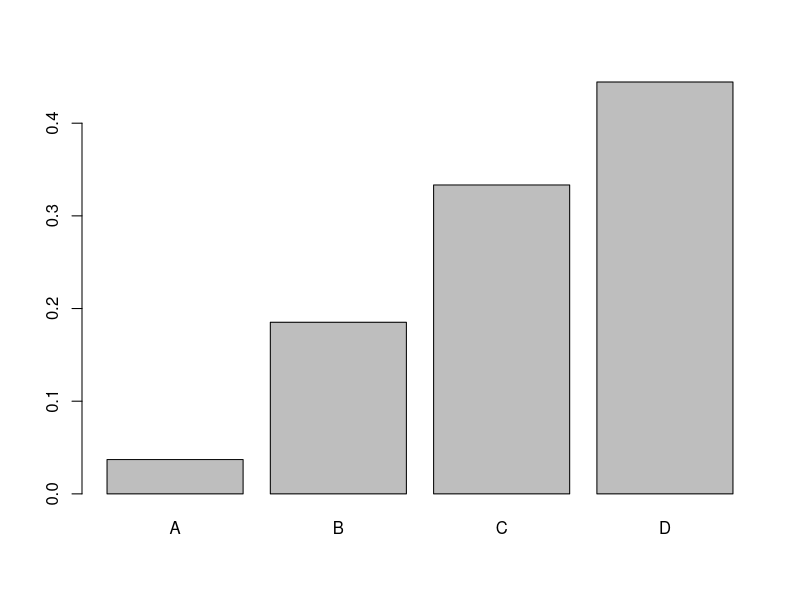
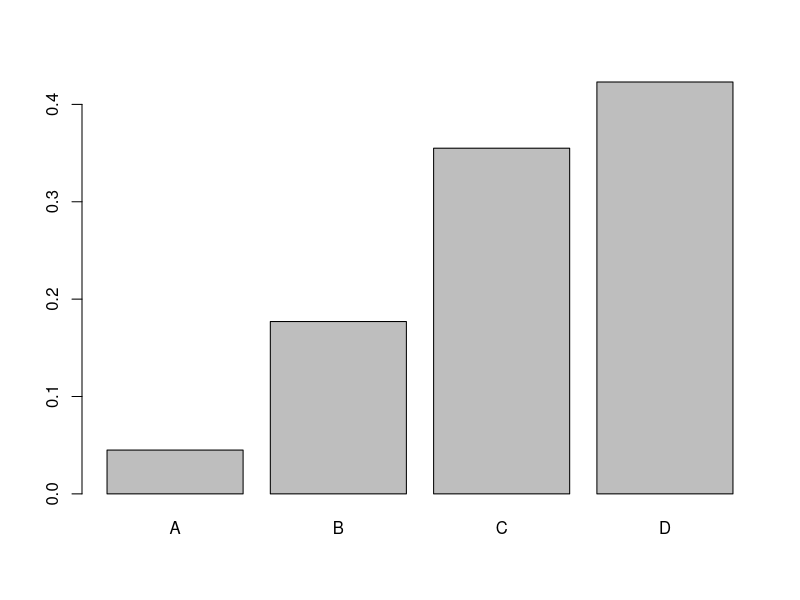
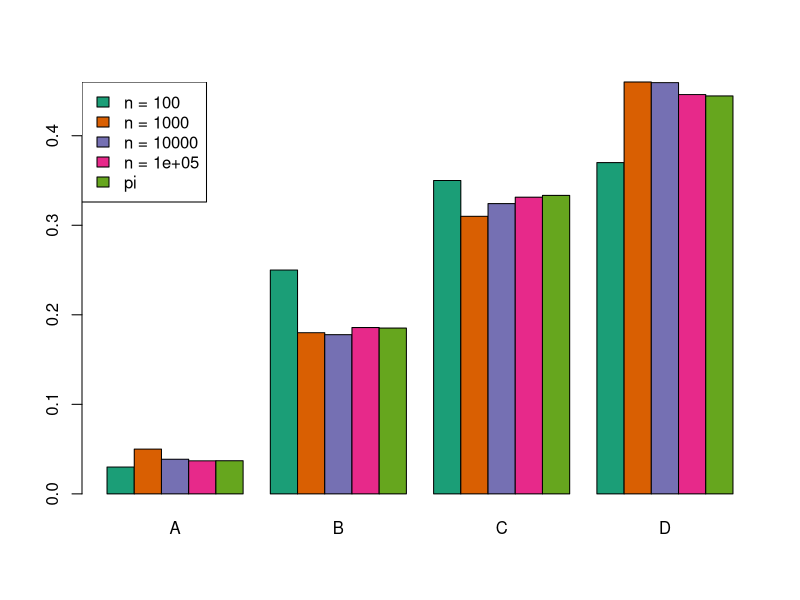
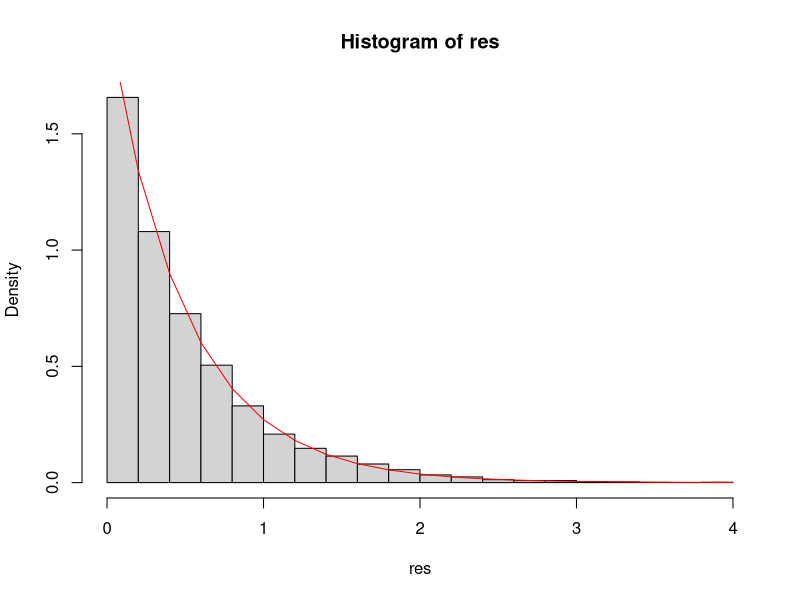

These charts were generated, in order, by the following R code:
## ---- chunk 1
#define population levels
populations <- c(A = 100, B = 500, C = 900, D = 1200)
# Look at the relative sizes of the populations
pi <- populations/sum(populations)
pi
barplot(pi, names.arg = names(populations))
# Define function to do simulation
politician.sampling <- function(n, populations, starting.position)
{
    output <- rep(0, n)
    positions <- seq_along(populations)
    current.population <- populations[starting.position]
    position <- starting.position
    for (i in 1:n)
    {
        next.position <- sample(positions, size = 1)
        next.population <- populations[next.position]
        # Compute acceptance probability
        p <- min(1, next.population/current.population)
        if (runif(1) < p)
        {
            position <- next.position
            current.population <- next.population
        }
        output[i] <- position
    }
    output
}
# Number of iterations to simulate
n.iterations <- 1000
simulation.result <- politician.sampling(n.iterations, populations, 4)
# Inspect the probabilities the politician visits each place.
relevant.chances <- table(simulation.result)/n.iterations
relevant.chances
barplot(relevant.chances, names.arg = names(populations))
# Consider how well the simulation does with increasing n
n.iterations <- c(100, 1000, 10000, 100000)
simulation.results <- lapply(n.iterations, politician.sampling,
                             populations = populations, starting.position = 1)
results.tables <- sapply(simulation.results, table)
normalised.results <- sweep(results.tables, 2, n.iterations, "/")
# Append true distribution
normalised.results <- cbind(normalised.results, pi)
colnames(normalised.results) <- c(paste0("n = ", n.iterations), "pi")
normalised.results
library(RColorBrewer)
palette <- brewer.pal(5, "Dark2")
barplot(t(normalised.results), beside = TRUE, 
        names.arg = names(populations), col = palette)
legend("topleft", legend = colnames(normalised.results), fill = palette)
## ---- chunk 2
set.seed(5003)
# Define the exponential distribution with lambda = 2 
f_x <- function(x) ifelse(x < 0, 0, 2 * exp(- 2 * x))
# Initialise x to be something 
x <- x.init <- 2
n <- 10000
res <- numeric(n)
for(i in 1:n) { 
   # Set the proposal to be our current position plus a random normal 
   propose_x <- x + rnorm(1, mean = 0, sd = 1) 
   # Calculate the acceptance probability 
   alpha <- min(f_x(propose_x)/f_x(x) , 1)
   # Randomly decide whether to accept our new proposal 
   if (runif(1) < alpha)
        x <- propose_x 
   res[i] <- x
}

hist(res, freq = FALSE, breaks = 20 )
lines(seq(0,4, 0.2), f_x(seq(0,4,0.2)), col = "red")
